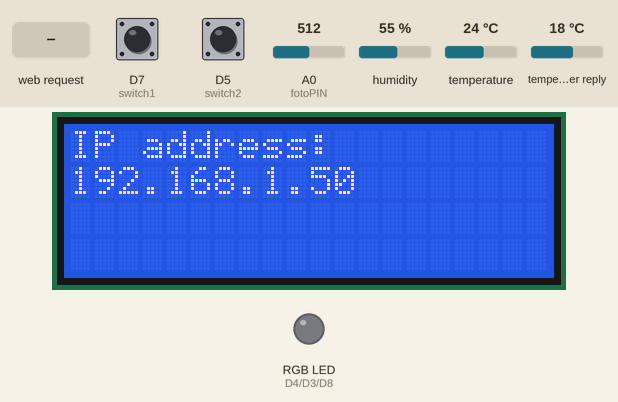
Recording of a sketch running on a simulated ESP8266 (NodeMCU). Parts: 20×4 character LCD, an RGB LED mixed from three pins (HIGH = lit). Inputs (shaded band) come from the test bench; at power-on: D7 (switch1) HIGH, D5 (switch2) HIGH, A0 (fotoPIN) = 512, humidity 55 %, temperature 24 °C, temperature in the weather reply 18 °C. WiFi joins after 1.5 s; servers stay silent unless stated; web services answer with replies made up by the test bench; what the sketch prints to the serial monitor is not drawn.

Above: at 5.2 s.
5.3 s: D7 (switch1) pulled LOW for 3.2 s
At 8.2 s:
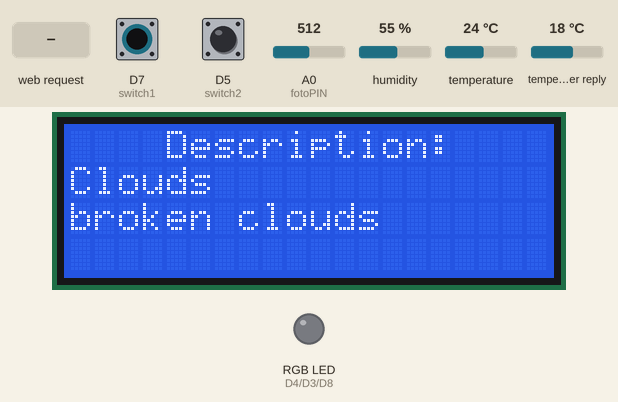
12.1 s: D5 (switch2) pulled LOW for 1.65 s
At 14.3 s:
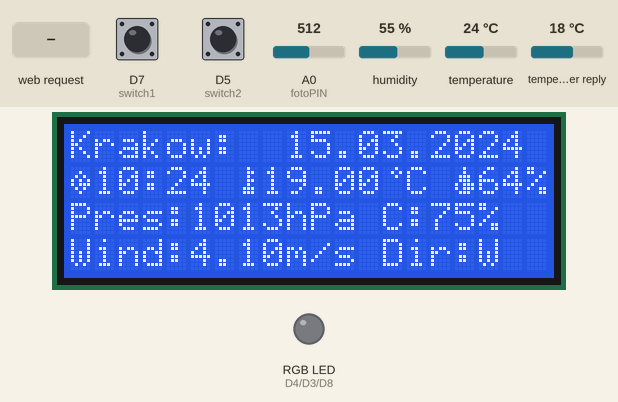
18.1 s: HTTP request GET /off received
At 20.8 s:
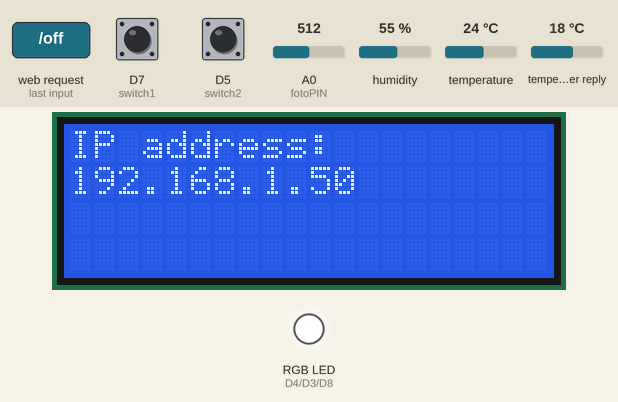
21.1 s: HTTP request GET /Red received
At 23.1 s:
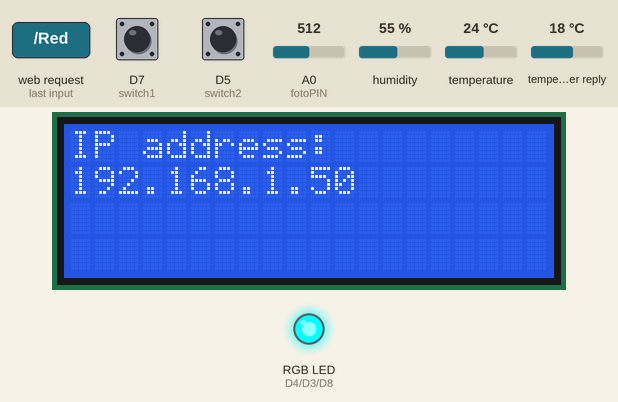
24.1 s: HTTP request GET /Green received
At 26.5 s:
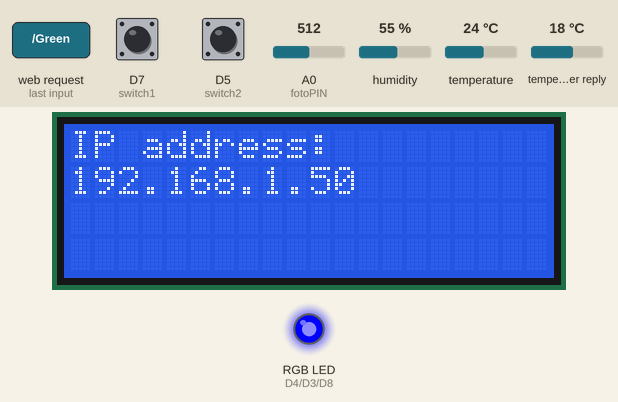
27.1 s: D7 (switch1) pulled LOW for 1.65 s
At 29.0 s:
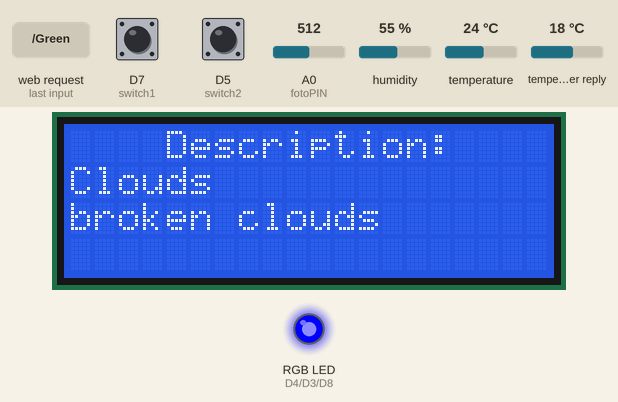
Timing chart, 0 to 30.5 s (numbered marks = the images above; inputs shaded):
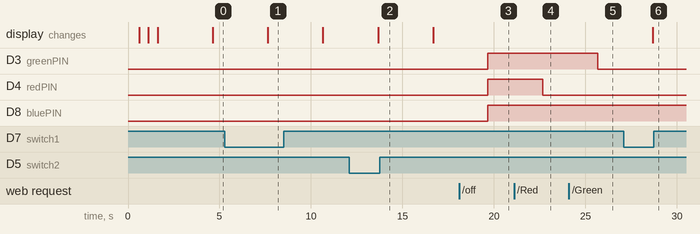

The sketch:

Stacja_pogodowa_demo.ino
```cpp
#include <LiquidCrystal_I2C.h>
#include <DHT.h>
#include <ESP8266WiFi.h>
#include <ESP8266WebServer.h>
#include <ESP8266HTTPClient.h>
#include <Wire.h>
#include <Adafruit_Sensor.h>
#include <Adafruit_BMP280.h>
#include <string.h>
#include <ArduinoJson.h>
#include<time.h>

#define dhtPIN D6 // definicja preprocesora
#define dhtTYPE DHT11 // definicja preprocesora
#define fotoPIN A0
#define redPIN D4//D5
#define greenPIN D3//D8
#define bluePIN D8//D4
#define switch1 D7 //D7
#define switch2 D5 //D0

#define SEA_LV_PRESSURE_HPA (1013.25)

//twożenie ikod do LCD
byte termometr[8] = {
  0b00100,
  0b00110,
  0b00100,
  0b00110,
  0b00100,
  0b01110,
  0b01110,
  0b00000
};
byte kropla[8] = {
  0b00100,
  0b00100,
  0b01110,
  0b01110,
  0b10111,
  0b10111,
  0b01110,
  0b00000
};
byte stopnie[8] = {
  0b00010,
  0b00101,
  0b00010,
  0b00000,
  0b00000,
  0b00000,
  0b00000,
  0b00000
};
byte lampka[8] = {
  0b00000,
  0b01110,
  0b10001,
  0b10001,
  0b10001,
  0b01110,
  0b01110,
  0b00100
};
byte zegar[8] = {
  0b00000,
  0b00100,
  0b01010,
  0b10101,
  0b10111,
  0b01010,
  0b00100,
  0b00000
};
const String endpoint = "http://api.openweathermap.org/data/2.5/weather?q=Krakow,pl&APPID="; //api for Cracow
const String key = "99172cd3279bf52f34e15e01e9808d04";

int chose_wifi=2;

static String wind_dir;

static float temperature;
static float humidity;
static float light;

static int i=0;

static float bmpTemperature;
static float bmpHumidity;
static float bmpPressure;
static float bmpAltitude;

static String redValue = "Off";
static String greenValue = "Off";
static String blueValue = "Off";
static float LEDbrightnes=0;

static int sw1 = 0b0;
static int sw2 = 0b0;

const char *ssid = " ";
const char *password = " ";

struct Weather {
    String main;
    String description;
    float temperature;
    float feels_like;
    int pressure;
    int humidity;
    float wind_speed;
    int wind_deg;
    int cloudiness;
    long dt;
    long timezone;
};

LiquidCrystal_I2C lcd(0x27, 20, 4); // tworzę obiekt klasy LiquidCrystal o nazwie lcd o podanych parametrach
DHT dht11(dhtPIN, dhtTYPE);
WiFiClient client;
HTTPClient http1;
Adafruit_BMP280 bmp;

ESP8266WebServer server(80);

void parseWeatherJson(const char* json, Weather &weather) {
    // Zwiększony rozmiar bufora, aby pomieścić większy JSON
    const size_t capacity = 1024;
    DynamicJsonDocument doc(capacity);

    DeserializationError error = deserializeJson(doc, json);
    if (error) {
        Serial.print(F("deserializeJson() failed: "));
        Serial.println(error.f_str());
        return;
    }

    weather.main = doc["weather"][0]["main"].as<String>();
    weather.description = doc["weather"][0]["description"].as<String>();
    weather.temperature = doc["main"]["temp"].as<float>();
    weather.feels_like = doc["main"]["feels_like"].as<float>();
    weather.pressure = doc["main"]["pressure"].as<int>();
    weather.humidity = doc["main"]["humidity"].as<int>();
    weather.wind_speed = doc["wind"]["speed"].as<float>();
    weather.wind_deg = doc["wind"]["deg"].as<int>();
    weather.cloudiness = doc["clouds"]["all"].as<int>();
    weather.dt = doc["dt"].as<long>();
    weather.timezone = doc["timezone"].as<long>();
}

void setup() {
switch (chose_wifi)
{
  case 1:// Z telefonu
  {
    ssid = "Grzegorzwifi";
    password = "11235813";
    break;
  }
  case 2:// W domu
  {
    ssid = "domDarek_2";
    password = "b@racuda07";
    break;
  }
  case 3: //U Janka
  {
    ssid = "Poselska";
    password = "ALAmakota2017";
    break;
  }
  default://deafult
  {
    ssid = " ";
    password = " ";
    break;
  }
}

  bmp.begin(0x76);
  dht11.begin();
  lcd.begin(); // inicjalizuję lcd

  lcd.print("    ...Wait..."); // napis kontrolny

  lcd.createChar(0, termometr);
  lcd.createChar(1, kropla);
  lcd.createChar(2, stopnie);
  lcd.createChar(3, lampka);
  lcd.createChar(4, zegar);

  pinMode(redPIN, OUTPUT);
  pinMode(greenPIN, OUTPUT);
  pinMode(bluePIN, OUTPUT);
  pinMode(switch1, INPUT_PULLUP);
  pinMode(switch2, INPUT_PULLUP);
  //dht11.begin(); // inicjalizuję czujnik DHT

  Serial.begin(9600);

  connectToWiFi();
  server.on("/", handle_OnConnect);
  server.on("/Red", HTTP_GET, handle_Red);
  //server.on("/decreaseRed", HTTP_GET, handle_DecreaseRed);
  server.on("/Green", HTTP_GET, handle_Green);
  //server.on("/decreaseGreen", HTTP_GET, handle_DecreaseGreen);
  server.on("/Blue", HTTP_GET, handle_Blue);
  //server.on("/decreaseBlue", HTTP_GET, handle_DecreaseBlue);
  server.on("/White", HTTP_GET, handle_White);
  server.on("/off", HTTP_GET, handle_off);
  server.on("/brighten", HTTP_GET, handle_brighten);
  server.on("/dim", HTTP_GET, handle_dim);

  server.onNotFound(handle_NotFound);

  server.begin();
}

void loop() {
  Weather weather;
  Serial.println("IP Address: ");
  Serial.print(WiFi.localIP());

  server.handleClient();

  http1.begin(client, (endpoint + key).c_str());
  int httpCode = http1.GET();
  if (httpCode > 0) {

        String payload = http1.getString();
        Serial.println(httpCode);
        delay(300);
        Serial.println(httpCode);
        delay(1000);
        Serial.println(payload);
        parseWeatherJson(payload.c_str(), weather);
        delay(1000);
      }
    else {
      Serial.println("Error on HTTP request");
    }
    http1.end();
// DHT reading
  int t=dht11.readTemperature();
  if(t<150)
        temperature = t;

   int h=dht11.readHumidity();
  if(h<150)
      humidity = h;

  //fotorezystor reading
  light =analogRead(fotoPIN);
light=int((light/1024)*100);
//switch handeling
  int sw1= digitalRead(switch1);
  int sw2= digitalRead(switch2);

  if (isnan(temperature) || isnan(humidity)) { // sprawdzam czy nie ma błędu odczytu
    lcd.home(); // kursor na 0, 0
    lcd.print("Blad odczytu"); // wypisuję napis na lcd
    return; // wychodzę z pętli
  }

//wind dir
if (weather.wind_deg >= 337.5 || weather.wind_deg  < 22.5) {
    wind_dir = "N";
  } else if (weather.wind_deg  >= 22.5 && weather.wind_deg  < 67.5) {
    wind_dir = "N-E";
  } else if (weather.wind_deg  >= 67.5 && weather.wind_deg  < 112.5) {
    wind_dir = "E";
  } else if (weather.wind_deg  >= 112.5 && weather.wind_deg  < 157.5) {
    wind_dir = "S-E";
  } else if (weather.wind_deg  >= 157.5 && weather.wind_deg  < 202.5) {
    wind_dir = "S";
  } else if (weather.wind_deg  >= 202.5 && weather.wind_deg  < 247.5) {
    wind_dir = "S-W";
  } else if (weather.wind_deg  >= 247.5 && weather.wind_deg  < 292.5) {
    wind_dir = "W";
  } else if (weather.wind_deg  >= 292.5 && weather.wind_deg  < 337.5) {
    wind_dir = "N-W";
  }

// time
time_t rawtime = weather.dt+weather.timezone;
struct tm * timeinfo;
timeinfo = localtime(&rawtime);

 lcd.home(); // kursor na 0, 0
lcd.clear();
 if(sw1==0 && sw2==0)
 {
      lcd.print("        Home:");
      lcd.setCursor(0,1);

      lcd.write((byte)0); // rzutuję ikonę termomrtr na typ byte i wyświetlam ją na lcd
        lcd.print(int(temperature));
       // wypisuję zmienną temp
      lcd.write((byte)2); // jak ww.
      lcd.print("C");
      lcd.print(" ");

      lcd.write((byte)1); // jak ww
      lcd.print(int(humidity)); // wypisuję zmienną wilg


      lcd.print("% ");

      lcd.print("Light:");
      lcd.print(int(light));
      lcd.print("% ");

      lcd.setCursor(0,2);

      lcd.print("BMP: Press:");
      lcd.print(int(bmp.readPressure()/100));
      lcd.print("hPa ");

      lcd.setCursor(0,3);

      lcd.print("Alt:");
      lcd.print(bmp.readAltitude(weather.pressure));
      lcd.print("m ");

      lcd.write((byte)0); // rzutuję ikonę termomrtr na typ byte i wyświetlam ją na lcd
      lcd.print(bmp.readTemperature()); // wypisuję zmienną temp
      lcd.write((byte)2); // jak ww.
      lcd.print("C");

  }
    else if(sw1==1 && sw2==0)
    {

      lcd.print("Krakow:  ");

      if(timeinfo->tm_mday<10)
      lcd.print("0");
      lcd.print(timeinfo->tm_mday);
      lcd.print(".");

      if(timeinfo->tm_mon<10)
      lcd.print("0");
      lcd.print(timeinfo->tm_mon + 1);
      lcd.print(".");
      lcd.print(timeinfo->tm_year + 1900);


      lcd.setCursor(0,1);

      lcd.write((byte)4);

      if(timeinfo->tm_hour<10)
      lcd.print("0");
      lcd.print(timeinfo->tm_hour);
      lcd.print(":");

      if(timeinfo->tm_min<10)
      lcd.print("0");
      lcd.print(timeinfo->tm_min);
      lcd.print(" ");

      lcd.write((byte)0); // rzutuję ikonę termomrtr na typ byte i wyświetlam ją na lcd
      lcd.print(weather.temperature-272.15); // wypisuję zmienną temp
      lcd.write((byte)2); // jak ww.
      lcd.print("C");
      lcd.print(" ");

      lcd.write((byte)1); // jak ww.
      lcd.print(weather.humidity); // wypisuję zmienną wilg
      lcd.print("% ");

      lcd.setCursor(0,2);

      lcd.print("Pres:");
      lcd.print(weather.pressure);
      lcd.print("hPa ");

      lcd.print("C:");
      lcd.print(weather.cloudiness);
      lcd.print("% ");

      lcd.setCursor(0,3);

      lcd.print("Wind:");
      lcd.print(weather.wind_speed);
      lcd.print("m/s Dir:");
      lcd.print(wind_dir);

   }
    else if(sw1==0 && sw2==1)
    {

      lcd.print("    Description:");

      lcd.setCursor(0, 1);

      lcd.print(weather.main);

      lcd.setCursor(0, 2);

      lcd.print(weather.description);
    }
    else if(sw1==1 && sw2==1)
    {
      lcd.print("IP address: ");
      lcd.setCursor(0, 1);
      lcd.print(WiFi.localIP());

    }
}


void connectToWiFi() {
    Serial.println();
    Serial.println();
    WiFi.begin(ssid, password);
    int retries = 0;
  while ((WiFi.status() != WL_CONNECTED) && (retries < 15)) {
    retries++;
    delay(500);
    lcd.print(".");
  }
  if (retries > 14) {
      lcd.clear();
      lcd.setCursor(0, 0);
      lcd.print(F("WiFi connection FAILED"));
  }
  if (WiFi.status() == WL_CONNECTED) {
      lcd.clear();
      lcd.setCursor(0, 0);
      lcd.print(F("WiFi connected!"));
      /*delay(300);
      lcd.clear();
      lcd.setCursor(0, 0);
      lcd.print("IP address: ");
      lcd.setCursor(0, 1);
      lcd.print(WiFi.localIP());
      lcd.clear();
      lcd.setCursor(0, 0);*/

  }
}


void handle_OnConnect() {
  int t=dht11.readTemperature();
  if(t<150)
      {
        temperature = t;
      }
   int h=dht11.readHumidity();
  if(h<150)
      {
      humidity = h;
      }
  light =analogRead(fotoPIN);
light=int((light/1024)*100);

  bmpTemperature=bmp.readTemperature();
  bmpPressure=bmp.readPressure()/100;
  bmpAltitude=bmp.readAltitude();


  server.send(200, "text/html", SendHTML(temperature,humidity,bmpTemperature,bmpPressure,bmpAltitude, light, redValue, greenValue, blueValue));
}

void handle_Red()
{
  if (redValue == "On")
  {
      redValue="Off";
      digitalWrite(redPIN, HIGH);
  }else
  {
      redValue="On";
      digitalWrite(redPIN, LOW);
  }

  server.send(200, "text/html", SendHTML(temperature,humidity,bmpTemperature,bmpPressure,bmpAltitude, light, redValue, greenValue, blueValue));
}

void handle_Green()
{
 if (greenValue == "On")
  {
      greenValue="Off";
      digitalWrite(greenPIN, HIGH);
  }else
  {
      greenValue="On";
      digitalWrite(greenPIN, LOW);
  }

  server.send(200, "text/html", SendHTML(temperature,humidity,bmpTemperature,bmpPressure,bmpAltitude, light, redValue, greenValue, blueValue));
}

void handle_Blue()
{
  if (blueValue == "On")
  {
      blueValue="Off";
      digitalWrite(bluePIN, HIGH);
  }else
  {
      blueValue="On";
      digitalWrite(bluePIN, LOW);
  }

  server.send(200, "text/html", SendHTML(temperature,humidity,bmpTemperature,bmpPressure,bmpAltitude, light, redValue, greenValue, blueValue));
}
void handle_White()
{

  blueValue="On";
  digitalWrite(bluePIN, LOW);

  redValue="On";
  digitalWrite(redPIN, LOW);

  greenValue="On";
  digitalWrite(greenPIN, LOW);

  server.send(200, "text/html", SendHTML(temperature,humidity,bmpTemperature,bmpPressure,bmpAltitude, light, redValue, greenValue, blueValue));
}

void handle_off()
{
  blueValue="Off";
  digitalWrite(bluePIN, HIGH);

  redValue="Off";
  digitalWrite(redPIN, HIGH);

  greenValue="Off";
  digitalWrite(greenPIN, HIGH);

  server.send(200, "text/html", SendHTML(temperature,humidity,bmpTemperature,bmpPressure,bmpAltitude, light, redValue, greenValue, blueValue));
}
void handle_brighten()
{
  LEDbrightnes-=50;
   if(LEDbrightnes<0)
   LEDbrightnes=0;

   server.send(200, "text/html", SendHTML(temperature,humidity,bmpTemperature,bmpPressure,bmpAltitude, light, redValue, greenValue, blueValue));
}

void handle_dim()
{
  if(LEDbrightnes>255)
   LEDbrightnes=255;
   server.send(200, "text/html", SendHTML(temperature,humidity,bmpTemperature,bmpPressure,bmpAltitude, light, redValue, greenValue, blueValue));
}

void handle_NotFound()
{
  server.send(404, "text/plain", "Not found");
}

String SendHTML(float temperature,float humidity,float bmpTemperature,float bmpPressure,float bmpAltitude, int light, String red, String green, String blue){
String ptr = "<!DOCTYPE html> <html>\n";
ptr += "<head><meta name=\"viewport\" content=\"width=device-width, initial-scale=1.0, user-scalable=no\">\n";
ptr += "<title>ESP8266 Weather Station</title>\n";
ptr += "<script>function Color(color) {"
       "var xhr = new XMLHttpRequest();"
       "xhr.open('GET',color, true);"
       "xhr.send();}</script>\n";
ptr += "<script>function turnOff(){"
       "var xhr = new XMLHttpRequest();"
       "xhr.open('GET', '/off', true);"
       "xhr.send();}</script>\n";
ptr += "<script>function brighten() {"
       "var xhr = new XMLHttpRequest();"
       "xhr.open('GET', '/brighten', true);"
       "xhr.send();}</script>\n";
ptr += "<script>function dim() {"
       "var xhr = new XMLHttpRequest();"
       "xhr.open('GET', '/dim', true);"
       "xhr.send();}</script>\n";
ptr += "<style>html { font-family: Helvetica; display: inline-block; margin: 0px auto; text-align: center;}\n";
ptr += "body{margin-top: 50px; background: linear-gradient(to bottom, #0099FF, #0044CC);}\n";
ptr += "h1 {color: #ffffff; margin: 50px auto 30px;}\n";
ptr += "table {margin: 0 auto; border-collapse: collapse; width: 50%;}\n";
ptr += "th, td {border: 1px solid #dddddd; text-align: left; padding: 8px; font-size: 24px;}\n";
ptr += "th {background-color: #f2f2f2;}\n";
ptr += ".button-container {display: flex; flex-direction: column; align-items: center;}\n";
ptr += ".button-row {display: flex; justify-content: center; gap: 10px; margin-bottom: 10px; flex-wrap: wrap;}\n";
ptr += "button {font-size: 24px; padding: 15px 30px; width: 150px; height: 60px; border: 2px solid black; color: white;}\n";
ptr += ".red {background-color: red;}\n";
ptr += ".green {background-color: green;}\n";
ptr += ".blue {background-color: blue;}\n";
ptr += ".white {background-color: white; color: black;}\n";
ptr += ".off {background-color: gray;}\n";
ptr += ".brighten {background-color: yellow; color: black;}\n";
ptr += ".dim {background-color: brown; color: white;}\n";
ptr += "@media (max-width: 600px) {\n";
ptr += "  .button-row {flex-direction: column;}\n";
ptr += "  button {width: 100%;}\n";
ptr += "}\n";
ptr += "</style>\n";
ptr += "</head>\n";
ptr += "<body>\n";
ptr += "<div id=\"webpage\">\n";
ptr += "<h1>Weather Station V2</h1>\n";
ptr += "<table>\n";
ptr += "<tr><th>Measurement</th><th>Value</th></tr>\n";
ptr += "<tr><td>DHT11 Temperature</td><td>";
ptr += temperature;
ptr += "&deg;C</td></tr>\n";
ptr += "<tr><td>DHT11 Humidity</td><td>";
ptr += humidity;
ptr += "%</td></tr>\n";
ptr += "<tr><td>Light</td><td>";
ptr += light;
ptr += "%</td></tr>\n";
ptr += "<tr><td>BMP Temperature</td><td>";
ptr += bmpTemperature;
ptr += "&deg;C</td></tr>\n";
ptr += "<tr><td>BMP Pressure</td><td>";
ptr += bmpPressure;
ptr += " hPa</td></tr>\n";
ptr += "<tr><td>BMP Altitude</td><td>";
ptr += bmpAltitude;
ptr += " m</td></tr>\n";
ptr += "</table>\n";
ptr += "<p>RGB LED:</p>";
ptr += "<div class=\"button-container\">\n";
ptr += "  <div class=\"button-row\">\n";
ptr += "    <button class=\"red\" onclick=\"Color('Red')\"> Red </button>\n";
ptr += "    <button class=\"green\" onclick=\"Color('Green')\">Green</button>\n";
ptr += "    <button class=\"blue\" onclick=\"Color('Blue')\"> Blue </button>\n";
ptr += "  </div>\n";
ptr += "  <div class=\"button-row\">\n";
ptr += "    <button class=\"white\" onclick=\"Color('White')\">White</button>\n";
ptr += "    <button class=\"off\" onclick=\"turnOff()\"> OFF </button>\n";
ptr += "  </div>\n";
ptr += "  <div class=\"button-row\">\n";
ptr += "    <button class=\"brighten\" onclick=\"brighten()\"> Brighten </button>\n";
ptr += "    <button class=\"dim\" onclick=\"dim()\"> Dim </button>\n";
ptr += "  </div>\n";
ptr += "</div>\n";
ptr += "<p>RED: ";
ptr += red;
ptr += "</p><p>GREEN: ";
ptr += green;
ptr += "</p><p>BLUE: ";
ptr += blue;
ptr += "</p><p>by Robert Zubek And Grzegorz Spirytulski</p>";
ptr += "</div>\n";
ptr += "</body>\n";
ptr += "</html>\n";
  return ptr;
}
```

Measured:
- after the input at 5.3 s, the display: changes after 2.3 s (image 1)
- after the input at 12.1 s, the display: changes after 1.6 s (image 2)
- after the input at 18.1 s, D3 (greenPIN), D4 (redPIN), D8 (bluePIN): LOW → HIGH after 1.6 s
- after the input at 21.1 s, D4 (redPIN): HIGH → LOW after 1.6 s
- after the input at 24.1 s, D3 (greenPIN): HIGH → LOW after 1.6 s
- after the input at 27.1 s, the display: changes after 1.6 s (image 6)
